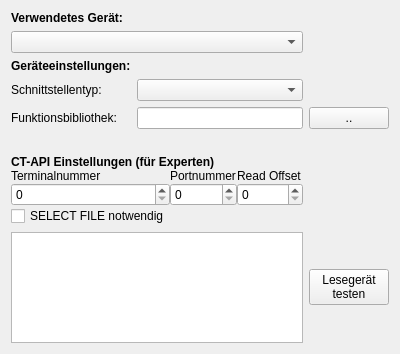
<?xml version="1.0" encoding="UTF-8"?>
<ui version="4.0">
 <class>ConfReader</class>
 <widget class="QWidget" name="ConfReader">
  <property name="geometry">
   <rect>
    <x>0</x>
    <y>0</y>
    <width>400</width>
    <height>354</height>
   </rect>
  </property>
  <property name="windowTitle">
   <string>Form</string>
  </property>
  <layout class="QGridLayout">
   <item row="0" column="0">
    <widget class="QLabel" name="label_15">
     <property name="font">
      <font>
       <weight>75</weight>
       <bold>true</bold>
      </font>
     </property>
     <property name="text">
      <string>Verwendetes Gerät:</string>
     </property>
    </widget>
   </item>
   <item row="1" column="0" colspan="2">
    <widget class="QComboBox" name="cbReader"/>
   </item>
   <item row="3" column="0">
    <widget class="QLabel" name="label_16">
     <property name="font">
      <font>
       <weight>75</weight>
       <bold>true</bold>
      </font>
     </property>
     <property name="text">
      <string>Geräteeinstellungen:</string>
     </property>
    </widget>
   </item>
   <item row="5" column="0">
    <widget class="QLabel" name="label_17">
     <property name="text">
      <string>Funktionsbibliothek:</string>
     </property>
    </widget>
   </item>
   <item row="5" column="1">
    <widget class="QLineEdit" name="leLib">
     <property name="readOnly">
      <bool>false</bool>
     </property>
    </widget>
   </item>
   <item row="5" column="2">
    <widget class="QPushButton" name="pbLib">
     <property name="text">
      <string>..</string>
     </property>
    </widget>
   </item>
   <item row="4" column="0">
    <widget class="QLabel" name="label_18">
     <property name="text">
      <string>Schnittstellentyp:</string>
     </property>
    </widget>
   </item>
   <item row="4" column="1">
    <widget class="QComboBox" name="cbAPI"/>
   </item>
   <item row="6" column="0">
    <widget class="QLabel" name="label_dummy1">
     <property name="text">
      <string/>
     </property>
    </widget>
   </item>
   <item row="7" column="0" colspan="2">
    <widget class="QWidget" name="widgetCTAPI" native="true">
     <layout class="QGridLayout">
      <property name="margin">
       <number>0</number>
      </property>
      <property name="spacing">
       <number>0</number>
      </property>
      <item row="0" column="0" colspan="4">
       <layout class="QGridLayout">
        <property name="spacing">
         <number>0</number>
        </property>
        <item row="1" column="0">
         <widget class="QLabel" name="label_19">
          <property name="text">
           <string>Terminalnummer</string>
          </property>
         </widget>
        </item>
        <item row="2" column="0">
         <widget class="QSpinBox" name="spTerm">
          <property name="maximum">
           <number>255</number>
          </property>
         </widget>
        </item>
        <item row="2" column="1">
         <widget class="QSpinBox" name="spPort">
          <property name="maximum">
           <number>255</number>
          </property>
         </widget>
        </item>
        <item row="1" column="1">
         <widget class="QLabel" name="label_20">
          <property name="text">
           <string>Portnummer</string>
          </property>
         </widget>
        </item>
        <item row="1" column="2">
         <widget class="QLabel" name="label_21">
          <property name="text">
           <string>Read Offset</string>
          </property>
         </widget>
        </item>
        <item row="2" column="2">
         <widget class="QSpinBox" name="spRead"/>
        </item>
        <item row="3" column="0">
         <widget class="QCheckBox" name="cbSelect">
          <property name="text">
           <string>SELECT FILE notwendig</string>
          </property>
         </widget>
        </item>
        <item row="0" column="0" colspan="2">
         <widget class="QLabel" name="label_22">
          <property name="font">
           <font>
            <weight>75</weight>
            <italic>false</italic>
            <bold>true</bold>
           </font>
          </property>
          <property name="text">
           <string>CT-API Einstellungen (für Experten)</string>
          </property>
         </widget>
        </item>
       </layout>
      </item>
     </layout>
    </widget>
   </item>
   <item row="8" column="0" colspan="2">
    <widget class="QPlainTextEdit" name="plainTextEdit">
     <property name="readOnly">
      <bool>true</bool>
     </property>
    </widget>
   </item>
   <item row="8" column="2">
    <widget class="QPushButton" name="pbTestReader">
     <property name="text">
      <string>Lesegerät
testen</string>
     </property>
     <property name="icon">
      <iconset resource="images/images.qrc">
       <normaloff>:/chip_32x32.png</normaloff>:/chip_32x32.png</iconset>
     </property>
     <property name="iconSize">
      <size>
       <width>32</width>
       <height>32</height>
      </size>
     </property>
    </widget>
   </item>
  </layout>
 </widget>
 <tabstops>
  <tabstop>cbReader</tabstop>
  <tabstop>cbAPI</tabstop>
  <tabstop>leLib</tabstop>
  <tabstop>pbLib</tabstop>
  <tabstop>spTerm</tabstop>
  <tabstop>spPort</tabstop>
  <tabstop>spRead</tabstop>
  <tabstop>cbSelect</tabstop>
  <tabstop>pbTestReader</tabstop>
  <tabstop>plainTextEdit</tabstop>
 </tabstops>
 <resources>
  <include location="images/images.qrc"/>
 </resources>
 <connections/>
</ui>
